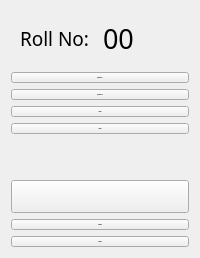
        <widget class="QWidget" name="menu" native="true">
         <property name="font">
          <font>
           <pointsize>16</pointsize>
           <weight>50</weight>
           <bold>false</bold>
          </font>
         </property>
         <layout class="QVBoxLayout" name="verticalLayout_2">
          <item>
           <widget class="QWidget" name="Roll" native="true">
            <property name="minimumSize">
             <size>
              <width>0</width>
              <height>0</height>
             </size>
            </property>
            <layout class="QHBoxLayout" name="horizontalLayout_3">
             <item>
              <widget class="QLabel" name="roll_label">
               <property name="font">
                <font>
                 <family>Orbitron</family>
                 <pointsize>14</pointsize>
                </font>
               </property>
               <property name="text">
                <string>Roll No:</string>
               </property>
              </widget>
             </item>
             <item>
              <widget class="QLabel" name="roll">
               <property name="font">
                <font>
                 <family>Digital-7 Mono</family>
                 <pointsize>20</pointsize>
                </font>
               </property>
               <property name="text">
                <string>00</string>
               </property>
              </widget>
             </item>
            </layout>
           </widget>
          </item>
          <item>
           <widget class="QPushButton" name="q1">
            <property name="font">
             <font>
              <family>Orbitron</family>
              <pointsize>-1</pointsize>
              <weight>75</weight>
              <italic>false</italic>
              <bold>true</bold>
             </font>
            </property>
            <property name="text">
             <string>Question 1</string>
            </property>
           </widget>
          </item>
          <item>
           <widget class="QPushButton" name="q2">
            <property name="font">
             <font>
              <family>Orbitron</family>
              <pointsize>-1</pointsize>
              <weight>75</weight>
              <italic>false</italic>
              <bold>true</bold>
             </font>
            </property>
            <property name="text">
             <string>Question 2</string>
            </property>
           </widget>
          </item>
          <item>
           <widget class="QPushButton" name="q2_3">
            <property name="font">
             <font>
              <family>Orbitron</family>
              <pointsize>-1</pointsize>
              <weight>75</weight>
              <italic>false</italic>
              <bold>true</bold>
             </font>
            </property>
            <property name="text">
             <string>Home</string>
            </property>
           </widget>
          </item>
          <item>
           <widget class="QPushButton" name="q2_4">
            <property name="font">
             <font>
              <family>Orbitron</family>
              <pointsize>-1</pointsize>
              <weight>75</weight>
              <italic>false</italic>
              <bold>true</bold>
             </font>
            </property>
            <property name="text">
             <string>Home</string>
            </property>
           </widget>
          </item>
          <item>
           <spacer name="verticalSpacer">
            <property name="orientation">
             <enum>Qt::Vertical</enum>
            </property>
            <property name="sizeHint" stdset="0">
             <size>
              <width>20</width>
              <height>40</height>
             </size>
            </property>
           </spacer>
          </item>
          <item>
           <widget class="QPushButton" name="theme">
            <property name="text">
             <string/>
            </property>
            <property name="icon">
             <iconset resource="icon.qrc">
              <normaloff>:/icons/icons/dark.png</normaloff>:/icons/icons/dark.png</iconset>
            </property>
            <property name="iconSize">
             <size>
              <width>70</width>
              <height>40</height>
             </size>
            </property>
           </widget>
          </item>
          <item>
           <widget class="QPushButton" name="submit">
            <property name="font">
             <font>
              <family>Orbitron</family>
              <pointsize>-1</pointsize>
              <weight>75</weight>
              <italic>false</italic>
              <bold>true</bold>
             </font>
            </property>
            <property name="text">
             <string>Submit</string>
            </property>
           </widget>
          </item>
          <item>
           <widget class="QPushButton" name="logout">
            <property name="font">
             <font>
              <family>Orbitron</family>
              <pointsize>-1</pointsize>
              <weight>75</weight>
              <italic>false</italic>
              <bold>true</bold>
             </font>
            </property>
            <property name="text">
             <string>Logout</string>
            </property>
           </widget>
          </item>
         </layout>
        </widget>
